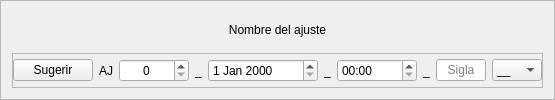
                   <widget class="QFrame" name="frame_3">
                    <property name="minimumSize">
                     <size>
                      <width>0</width>
                      <height>0</height>
                     </size>
                    </property>
                    <property name="frameShape">
                     <enum>QFrame::Shape::StyledPanel</enum>
                    </property>
                    <property name="frameShadow">
                     <enum>QFrame::Shadow::Raised</enum>
                    </property>
                    <layout class="QVBoxLayout" name="verticalLayout_2">
                     <item>
                      <widget class="QLabel" name="lbNombre">
                       <property name="text">
                        <string>Nombre del ajuste</string>
                       </property>
                       <property name="alignment">
                        <set>Qt::AlignmentFlag::AlignCenter</set>
                       </property>
                      </widget>
                     </item>
                     <item>
                      <widget class="QFrame" name="frame_2">
                       <property name="frameShape">
                        <enum>QFrame::Shape::StyledPanel</enum>
                       </property>
                       <property name="frameShadow">
                        <enum>QFrame::Shadow::Raised</enum>
                       </property>
                       <layout class="QHBoxLayout" name="horizontalLayout">
                        <property name="leftMargin">
                         <number>0</number>
                        </property>
                        <property name="topMargin">
                         <number>0</number>
                        </property>
                        <property name="rightMargin">
                         <number>0</number>
                        </property>
                        <property name="bottomMargin">
                         <number>0</number>
                        </property>
                        <item>
                         <widget class="QPushButton" name="btSugerir">
                          <property name="toolTip">
                           <string>Sugerir nombre.</string>
                          </property>
                          <property name="statusTip">
                           <string>Sugerir nombre con fecha y hora actual.</string>
                          </property>
                          <property name="text">
                           <string>Sugerir</string>
                          </property>
                         </widget>
                        </item>
                        <item>
                         <widget class="QLabel" name="label_2">
                          <property name="text">
                           <string>AJ</string>
                          </property>
                          <property name="alignment">
                           <set>Qt::AlignmentFlag::AlignCenter</set>
                          </property>
                         </widget>
                        </item>
                        <item>
                         <widget class="QSpinBox" name="sbNumeracion">
                          <property name="minimumSize">
                           <size>
                            <width>70</width>
                            <height>0</height>
                           </size>
                          </property>
                          <property name="toolTip">
                           <string>Numeración</string>
                          </property>
                          <property name="statusTip">
                           <string>Numeración del ajuste.</string>
                          </property>
                          <property name="whatsThis">
                           <string/>
                          </property>
                          <property name="autoFillBackground">
                           <bool>false</bool>
                          </property>
                          <property name="alignment">
                           <set>Qt::AlignmentFlag::AlignCenter</set>
                          </property>
                          <property name="specialValueText">
                           <string/>
                          </property>
                          <property name="correctionMode">
                           <enum>QAbstractSpinBox::CorrectionMode::CorrectToPreviousValue</enum>
                          </property>
                          <property name="showGroupSeparator" stdset="0">
                           <bool>false</bool>
                          </property>
                          <property name="maximum">
                           <number>9999</number>
                          </property>
                          <property name="displayIntegerBase">
                           <number>10</number>
                          </property>
                         </widget>
                        </item>
                        <item>
                         <widget class="QLabel" name="label_3">
                          <property name="text">
                           <string>_</string>
                          </property>
                          <property name="alignment">
                           <set>Qt::AlignmentFlag::AlignCenter</set>
                          </property>
                         </widget>
                        </item>
                        <item>
                         <widget class="QDateEdit" name="deFecha">
                          <property name="minimumSize">
                           <size>
                            <width>110</width>
                            <height>0</height>
                           </size>
                          </property>
                          <property name="toolTip">
                           <string>Fecha</string>
                          </property>
                          <property name="statusTip">
                           <string>Fecha</string>
                          </property>
                         </widget>
                        </item>
                        <item>
                         <widget class="QLabel" name="label_4">
                          <property name="text">
                           <string>_</string>
                          </property>
                          <property name="alignment">
                           <set>Qt::AlignmentFlag::AlignCenter</set>
                          </property>
                         </widget>
                        </item>
                        <item>
                         <widget class="QTimeEdit" name="teHora">
                          <property name="minimumSize">
                           <size>
                            <width>80</width>
                            <height>0</height>
                           </size>
                          </property>
                          <property name="toolTip">
                           <string>Hora</string>
                          </property>
                          <property name="statusTip">
                           <string>Hora</string>
                          </property>
                          <property name="currentSection">
                           <enum>QDateTimeEdit::Section::MinuteSection</enum>
                          </property>
                          <property name="displayFormat">
                           <string>hh:mm</string>
                          </property>
                          <property name="calendarPopup">
                           <bool>false</bool>
                          </property>
                          <property name="currentSectionIndex">
                           <number>1</number>
                          </property>
                          <property name="timeSpec">
                           <enum>Qt::TimeSpec::UTC</enum>
                          </property>
                         </widget>
                        </item>
                        <item>
                         <widget class="QLabel" name="label_9">
                          <property name="text">
                           <string>_</string>
                          </property>
                          <property name="alignment">
                           <set>Qt::AlignmentFlag::AlignCenter</set>
                          </property>
                         </widget>
                        </item>
                        <item>
                         <widget class="QLineEdit" name="leSigla">
                          <property name="minimumSize">
                           <size>
                            <width>50</width>
                            <height>0</height>
                           </size>
                          </property>
                          <property name="maximumSize">
                           <size>
                            <width>50</width>
                            <height>16777215</height>
                           </size>
                          </property>
                          <property name="toolTip">
                           <string>Sigla</string>
                          </property>
                          <property name="statusTip">
                           <string>Sigla de tu nombre y apellido. Ej: JV (Jose Villamizar)</string>
                          </property>
                          <property name="maxLength">
                           <number>3</number>
                          </property>
                          <property name="alignment">
                           <set>Qt::AlignmentFlag::AlignCenter</set>
                          </property>
                          <property name="placeholderText">
                           <string>Sigla</string>
                          </property>
                          <property name="clearButtonEnabled">
                           <bool>false</bool>
                          </property>
                         </widget>
                        </item>
                        <item>
                         <widget class="QComboBox" name="cbSiglas">
                          <property name="sizePolicy">
                           <sizepolicy hsizetype="Fixed" vsizetype="Fixed">
                            <horstretch>0</horstretch>
                            <verstretch>0</verstretch>
                           </sizepolicy>
                          </property>
                          <property name="minimumSize">
                           <size>
                            <width>50</width>
                            <height>0</height>
                           </size>
                          </property>
                          <property name="maximumSize">
                           <size>
                            <width>50</width>
                            <height>16777215</height>
                           </size>
                          </property>
                          <property name="toolTip">
                           <string>Sigla</string>
                          </property>
                          <property name="statusTip">
                           <string>Siglas recientes.</string>
                          </property>
                          <item>
                           <property name="text">
                            <string>__</string>
                           </property>
                          </item>
                         </widget>
                        </item>
                       </layout>
                      </widget>
                     </item>
                    </layout>
                   </widget>
